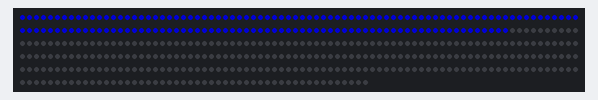
This sketch was run on a simulated Arduino Uno, built with avr-gcc and run on an emulated ATmega328P. Parts: 450 RGB LEDs in strip order, left to right, continuing on the next row. Dim RGB values are drawn brighter than linear.

Above: at 10.26 s.
At 12.99 s:
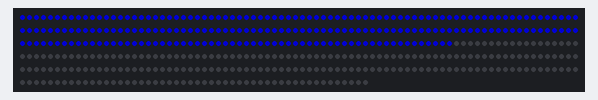
At 16.01 s:
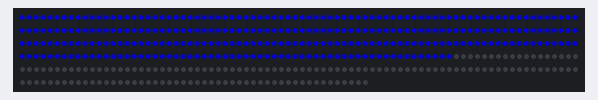
At 21.6 s:
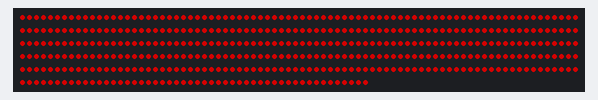
At 27.8 s:
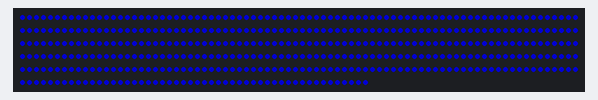
At 39.1 s:
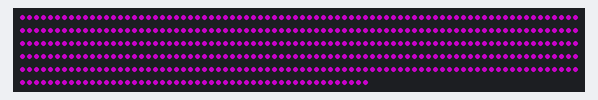

Measured:
- what the display in image 3 shows lasts 0.9 s, from 21.5 s to 22.4 s
- what the display in image 5 shows lasts 0.5 s, from 39.0 s to 39.5 s

The sketch:

PINGPONG.ino
```cpp
#include <FastLED.h>
#define LED_PIN   6
#define n    450
CRGB leds[n];
int count =1;
void setup() {
  FastLED.addLeds<WS2812, LED_PIN, GRB>(leds, n);
  for(int i =0 ; i<n ; i++){
  leds[i] = CRGB ( 0, 0, 0);
  }
  FastLED.show();

}

void loop() {
//ENTER LOOP

  if(count ==1){
  for(int i =0 ; i<150 ; i++){
  leds[i] = CRGB ( 0, 0, 128);
    FastLED.show();
    delay(50);
    count--;
  }
  for(int i =150 ; i<n ; i++){
  leds[i] = CRGB ( 0, 0, 128);
    FastLED.show();
    delay(20);
    count--;
  }
  for(int i =0 ; i<n ; i++){
    leds[i] = CRGB ( 0, 0, 0);
//    FastLED.show();
  }
      FastLED.show();
      //delay(1000);
  }
//pingpong

  for(int j=0 ; j<8 ; j++){
    if(j%2 == 0){
    for(int i =0 ; i<n ; i++){
      leds[i] = CRGB ( 128, 0, 0);
    }
    FastLED.show();
    delay(875);
    }
    else
    {
       for(int i=0 ; i<n ; i++){
      leds[i] = CRGB ( 0, 0, 128);
    }
    FastLED.show();
    delay(875);

    }
  }


    for(int j=0 ; j<30; j++){
      if(j%2 == 0){
    for(int i =0 ; i<n ; i++){
      leds[i] = CRGB ( 100, 0, 100);
    }
    FastLED.show();
    delay(500);
    }
    else
    {
       for(int i =0 ; i<n ; i++){
      leds[i] = CRGB ( 0, 0, 128);
    }
    FastLED.show();
    delay(500);

    }
  }
  delay(2000);

//DELAYED_DROP
    for(int j=0 ; j<32; j++){
    if(j%2 == 0){
    for(int i =0 ; i<n ; i++){
      leds[i] = CRGB ( 60, 60, 0);
    }
    FastLED.show();
    delay(500);
    }
    else
    {
       for(int i =0 ; i<n ; i++){
      leds[i] = CRGB ( 0, 0, 128);
    }
    FastLED.show();
    delay(500);

    }
  }
//PREDROP
    for(int j=0 ; j<58; j++){
    if(j%2 == 0){
    for(int i =0 ; i<n ; i++){
      leds[i] = CRGB ( 0, 128, 0);
    }
    FastLED.show();
    delay(500);
    }
    else
    {
       for(int i =0 ; i<n ; i++){
      leds[i] = CRGB ( 0, 0, 128);
    }
    FastLED.show();
    delay(500);

    }
  }
//DROP
    for(int j=0 ; j<150; j++){
    if(j%2 == 0){
    for(int i =0 ; i<n ; i++){
      leds[i] = CRGB ( 128, 128, 0);
    }
    FastLED.show();
    delay(500);
    }
    else
    {
       for(int i =0 ; i<n ; i++){
      leds[i] = CRGB ( 0, 128, 128);
    }
    FastLED.show();
    delay(500);

    }
  }
  for(int j = 0 ; j<=1000;j++){
    for(int i =150; i<n ; i++){
  leds[i] = CRGB ( 0, 0, 128);
    }
    FastLED.show();
    }
  }
```
